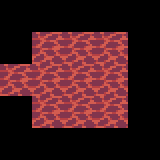

A 2D game scene composited from a Tiled map and its tileset images. What follows is a short description and the map's XML, with every tile layer's data as written:
An orthogonal 5x5 tile map with 32x32 px tiles, 1 tile layer (Tile Layer 1).

<map version="1.0" tiledversion="1.1.6" orientation="orthogonal" renderorder="right-down" width="5" height="5" tilewidth="32" tileheight="32" infinite="0" nextobjectid="1">
 <tileset firstgid="1" source="../ground.tsx" />
 <layer name="Tile Layer 1" width="5" height="5">
  <data encoding="csv">
0,0,0,0,0,
0,27,27,27,0,
27,27,27,27,0,
0,27,27,27,0,
0,0,0,0,0
</data>
 </layer>
</map>
